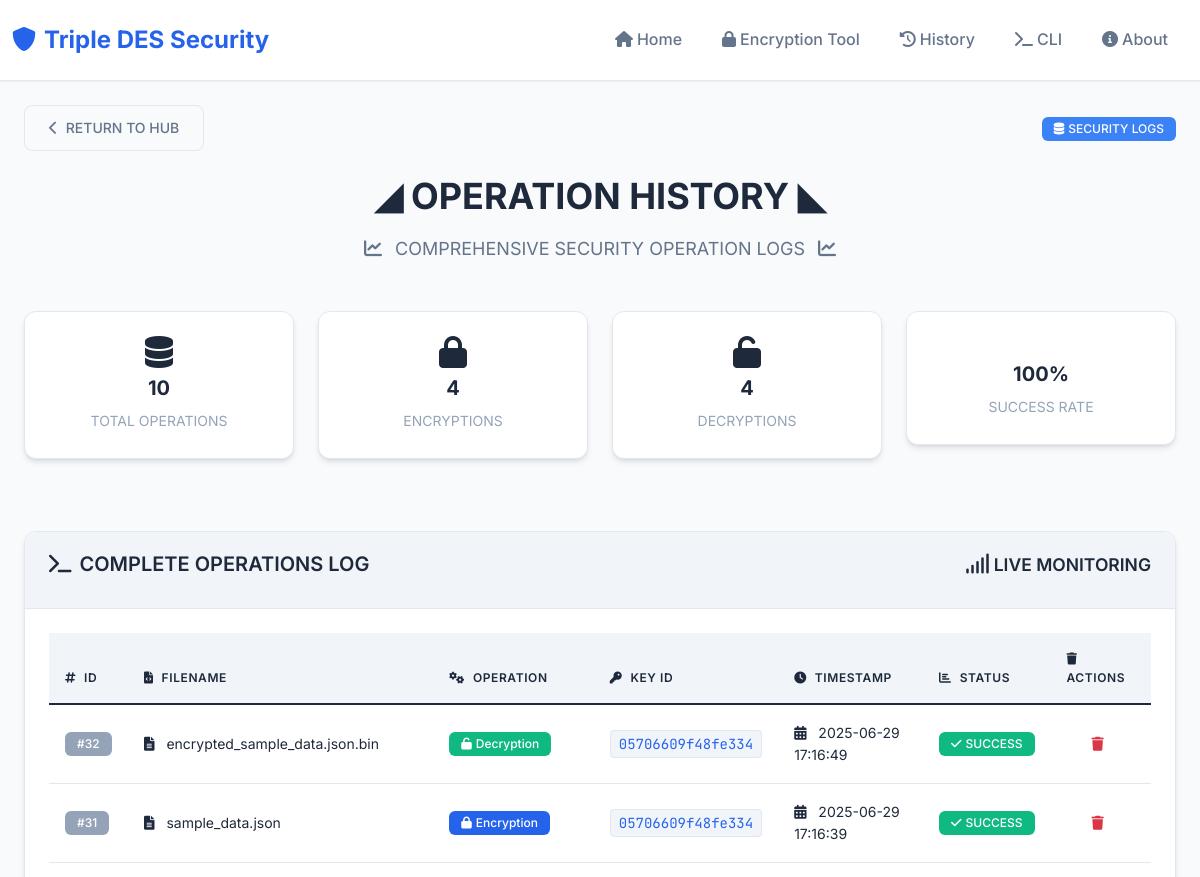
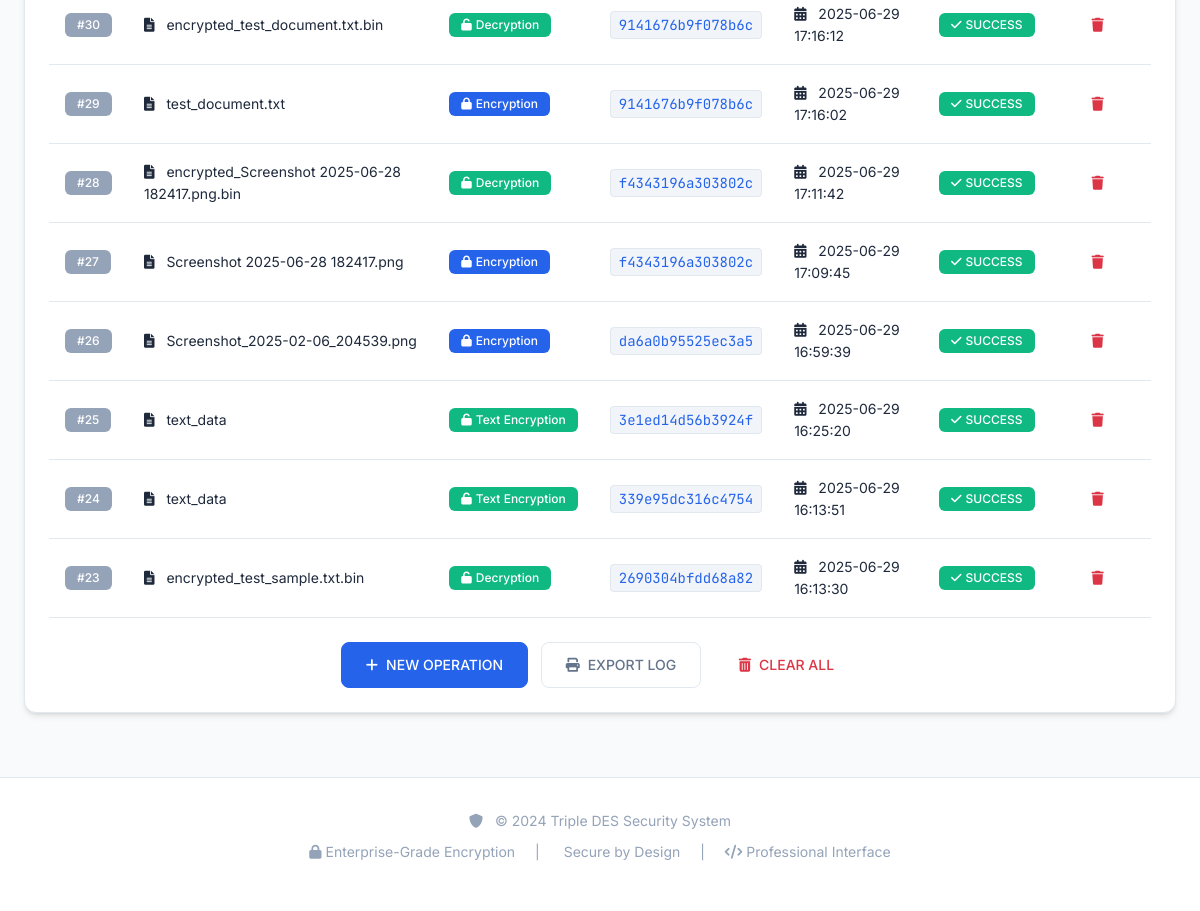
Before: /history with the older database file (2 pictures, top to bottom).
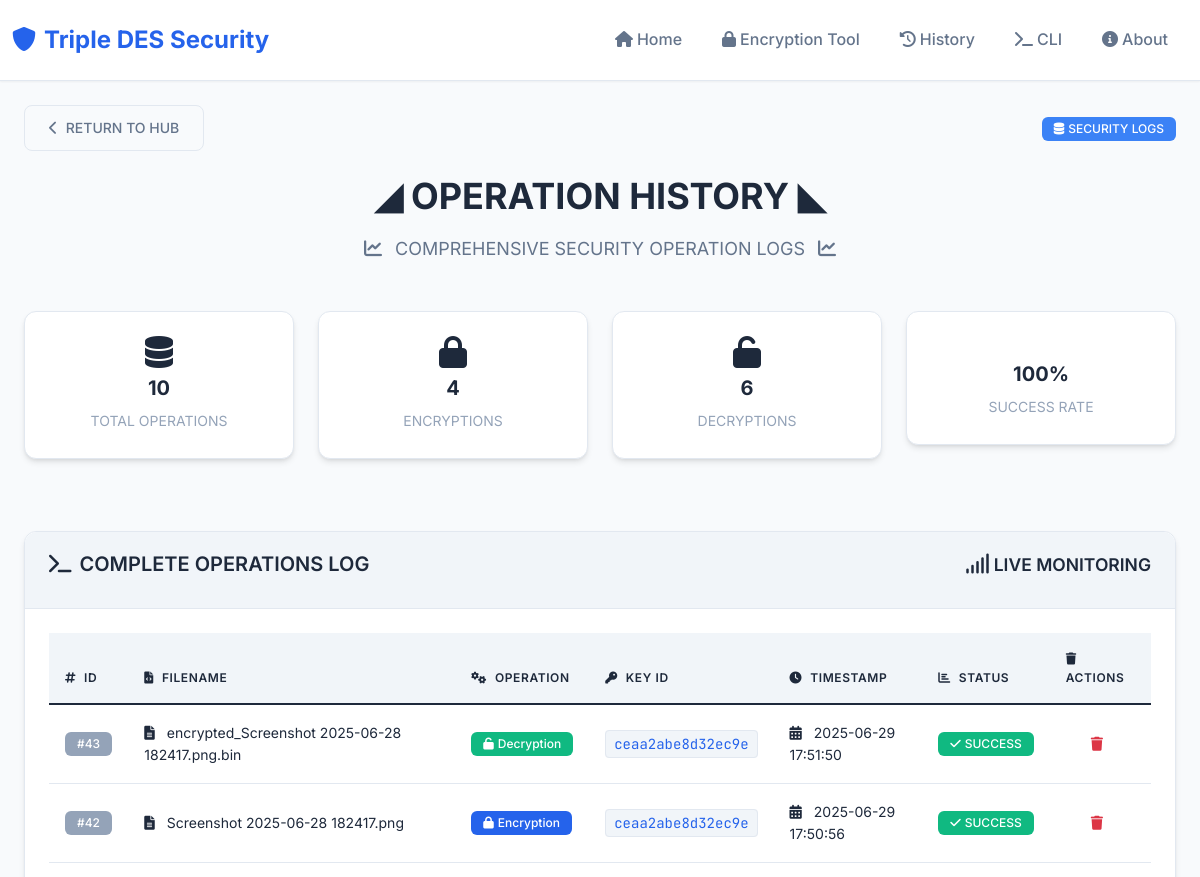
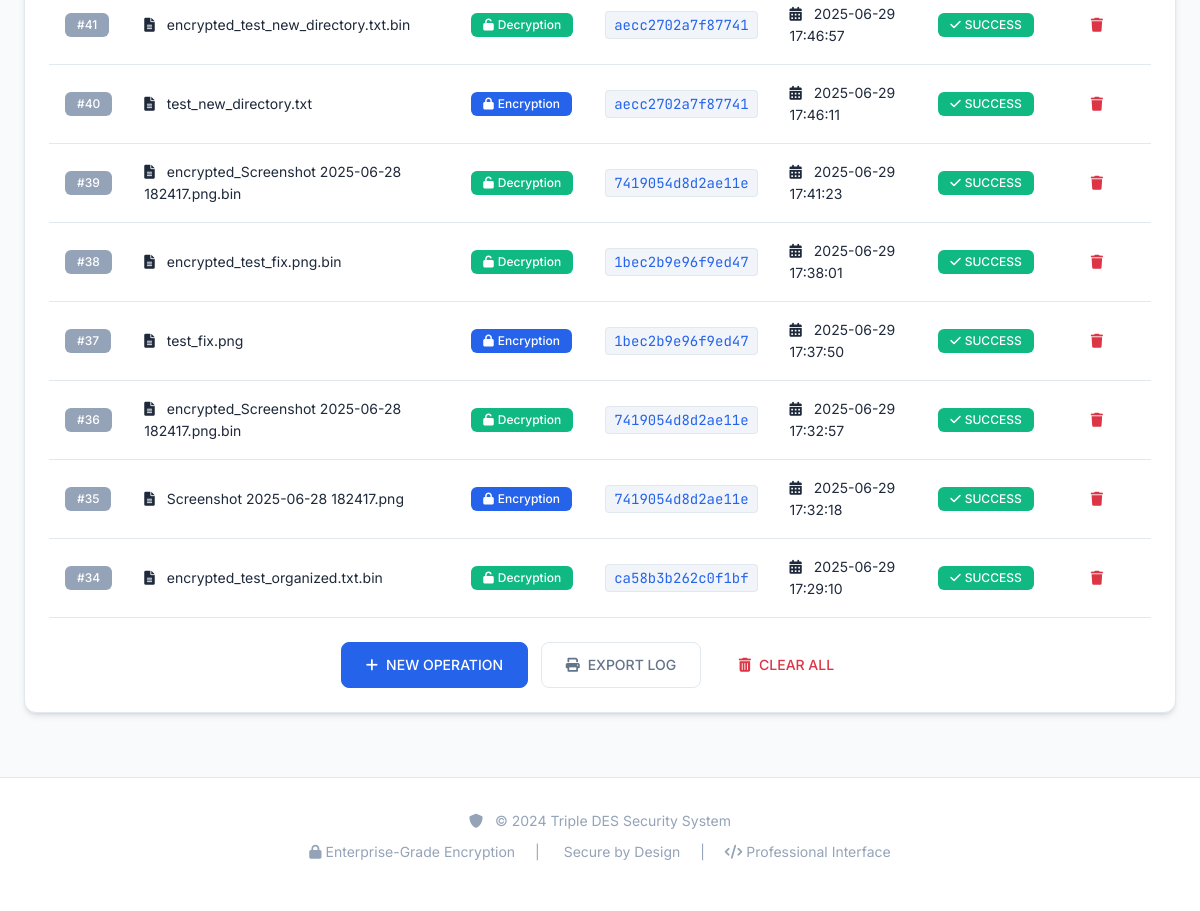
After: the same page with the newer database file (2 pictures, top to bottom).
### tables this page shows
CREATE TABLE encryption_history (
            id INTEGER PRIMARY KEY AUTOINCREMENT,
            filename TEXT NOT NULL,
            key_id TEXT NOT NULL,
            operation_type TEXT NOT NULL,
            timestamp DATETIME DEFAULT CURRENT_TIMESTAMP
        );

### src/app.py (the view)
@app.route('/history')
def history():
    history = get_history()
    back_url = request.referrer or url_for('index')
    return render_template('history.html', history=history, back_url=back_url)

### src/app.py (called while the page is built)
def get_history():
    conn = sqlite3.connect(DB_PATH)
    conn.row_factory = sqlite3.Row
    c = conn.cursor()
    c.execute('SELECT * FROM encryption_history ORDER BY timestamp DESC LIMIT 10')
    history = c.fetchall()
    conn.close()
    return history

### templates/history.html (shortened to what the changed rows need)
{% extends "base.html" %}
{% block content %}
<div class="container">
    <div class="text-center mb-5">
        <h1 class="glitch" data-text="◢ OPERATION HISTORY ◣">
            ◢ OPERATION HISTORY ◣
        </h1>
    </div>
    <div class="row mb-4">
        <div class="col-md-3 mb-3">
            <div class="card border-glow text-center">
                <div class="card-body">
                    <i class="fas fa-unlock fa-2x mb-2" style="color: var(--secondary-neon);"></i>
                    <h5 class="text-glow">{{ history|selectattr("operation_type", "equalto", "Decryption")|list|length }}</h5>
                    <small class="text-muted">DECRYPTIONS</small>
                </div>
            </div>
        </div>
    </div>
    <div class="card border-glow">
        <div class="card-body">
            {% if history %}
                <div class="table-responsive">
                    <table class="table table-hover">
                        <thead>
                            <tr>
                                <th><i class="fas fa-hashtag me-2"></i>ID</th>
                                <th><i class="fas fa-file-code me-2"></i>FILENAME</th>
                                <th><i class="fas fa-cogs me-2"></i>OPERATION</th>
                                <th><i class="fas fa-key me-2"></i>KEY ID</th>
                                <th><i class="fas fa-clock me-2"></i>TIMESTAMP</th>
                                <th><i class="fas fa-chart-bar me-2"></i>STATUS</th>
                                <th><i class="fas fa-trash me-2"></i>ACTIONS</th>
                            </tr>
                        </thead>
                        <tbody>
                            {% for entry in history %}
                            <tr class="interactive-hover">
                                <td>
                                    <span class="badge bg-secondary">#{{ entry.id }}</span>
                                </td>
                                <td>
                                    <i class="fas fa-file-alt me-2" style="color: var(--primary-neon);"></i>
                                    <span class="text-glow">{{ entry.filename }}</span>
                                </td>
                                <td>
                                    {% if entry.operation_type == 'Encryption' %}
                                        <span class="badge bg-primary">
                                            <i class="fas fa-lock me-1"></i>{{ entry.operation_type }}
                                        </span>
                                    {% else %}
                                        <span class="badge bg-success">
                                            <i class="fas fa-unlock me-1"></i>{{ entry.operation_type }}
                                        </span>
                                    {% endif %}
                                </td>
                                <td>
                                    <code class="text-glow">{{ entry.key_id }}</code>
                                </td>
                                <td>
                                    <i class="fas fa-calendar-alt me-2" style="color: var(--secondary-neon);"></i>
                                    {{ entry.timestamp }}
                                </td>
                                <td>
                                    <span class="badge bg-success">
                                        <i class="fas fa-check me-1"></i>SUCCESS
                                    </span>
                                </td>
                                <td>
                                    <form method="POST" action="{{ url_for('delete_history_record', record_id=entry.id) }}" style="display: inline;"
                                          onsubmit="return confirm('Are you sure you want to delete this record?')">
                                        <button type="submit" class="btn btn-sm btn-outline-danger" title="Delete Record">
                                            <i class="fas fa-trash"></i>
                                        </button>
                                    </form>
                                </td>
                            </tr>
                            {% endfor %}
                        </tbody>
                    </table>
                </div>
            {% endif %}
        </div>
    </div>
</div>
{% endblock %}

Changed rows visible on the page:
removed encryption_history: id "32", filename "encrypted_sample_data.json.bin", operation_type "Decryption", key_id "05706609f48fe334", timestamp "2025-06-29 17:16:49"
removed encryption_history: id "31", filename "sample_data.json", operation_type "Encryption", key_id "05706609f48fe334", timestamp "2025-06-29 17:16:39"
removed encryption_history: id "30", filename "encrypted_test_document.txt.bin", operation_type "Decryption", key_id "9141676b9f078b6c", timestamp "2025-06-29 17:16:12"
removed encryption_history: id "29", filename "test_document.txt", operation_type "Encryption", key_id "9141676b9f078b6c", timestamp "2025-06-29 17:16:02"
removed encryption_history: id "28", filename "encrypted_Screenshot 2025-06-28 182417.png.bin", operation_type "Decryption", key_id "f4343196a303802c", timestamp "2025-06-29 17:11:42"
removed encryption_history: id "27", filename "Screenshot 2025-06-28 182417.png", operation_type "Encryption", key_id "f4343196a303802c", timestamp "2025-06-29 17:09:45"
removed encryption_history: id "26", filename "Screenshot_2025-02-06_204539.png", operation_type "Encryption", key_id "da6a0b95525ec3a5", timestamp "2025-06-29 16:59:39"
removed encryption_history: id "25", filename "text_data", operation_type "Text Encryption", key_id "3e1ed14d56b3924f", timestamp "2025-06-29 16:25:20"
removed encryption_history: id "24", filename "text_data", operation_type "Text Encryption", key_id "339e95dc316c4754", timestamp "2025-06-29 16:13:51"
removed encryption_history: id "23", filename "encrypted_test_sample.txt.bin", operation_type "Decryption", key_id "2690304bfdd68a82", timestamp "2025-06-29 16:13:30"
added encryption_history: id "43", filename "encrypted_Screenshot 2025-06-28 182417.png.bin", operation_type "Decryption", key_id "ceaa2abe8d32ec9e", timestamp "2025-06-29 17:51:50"
added encryption_history: id "42", filename "Screenshot 2025-06-28 182417.png", operation_type "Encryption", key_id "ceaa2abe8d32ec9e", timestamp "2025-06-29 17:50:56"
added encryption_history: id "41", filename "encrypted_test_new_directory.txt.bin", operation_type "Decryption", key_id "aecc2702a7f87741", timestamp "2025-06-29 17:46:57"
added encryption_history: id "40", filename "test_new_directory.txt", operation_type "Encryption", key_id "aecc2702a7f87741", timestamp "2025-06-29 17:46:11"
added encryption_history: id "39", filename "encrypted_Screenshot 2025-06-28 182417.png.bin", operation_type "Decryption", key_id "7419054d8d2ae11e", timestamp "2025-06-29 17:41:23"
added encryption_history: id "38", filename "encrypted_test_fix.png.bin", operation_type "Decryption", key_id "1bec2b9e96f9ed47", timestamp "2025-06-29 17:38:01"
added encryption_history: id "37", filename "test_fix.png", operation_type "Encryption", key_id "1bec2b9e96f9ed47", timestamp "2025-06-29 17:37:50"
added encryption_history: id "36", filename "encrypted_Screenshot 2025-06-28 182417.png.bin", operation_type "Decryption", key_id "7419054d8d2ae11e", timestamp "2025-06-29 17:32:57"
added encryption_history: id "35", filename "Screenshot 2025-06-28 182417.png", operation_type "Encryption", key_id "7419054d8d2ae11e", timestamp "2025-06-29 17:32:18"
added encryption_history: id "34", filename "encrypted_test_organized.txt.bin", operation_type "Decryption", key_id "ca58b3b262c0f1bf", timestamp "2025-06-29 17:29:10"
Other visible differences:
text no longer shown: "4"
text now shown: "6"
